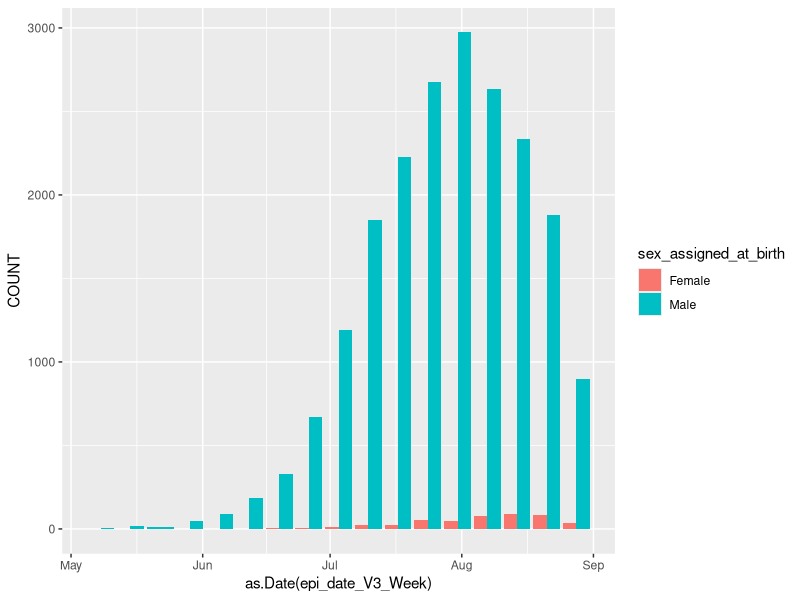
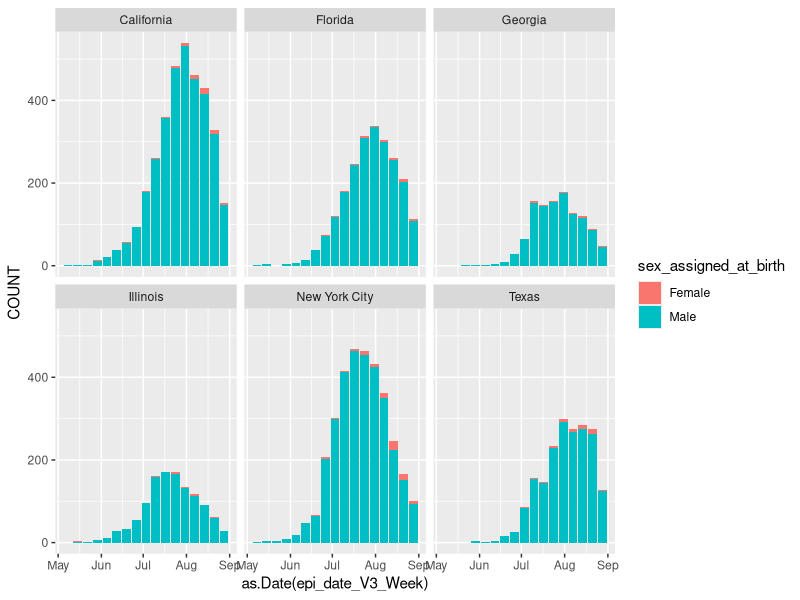
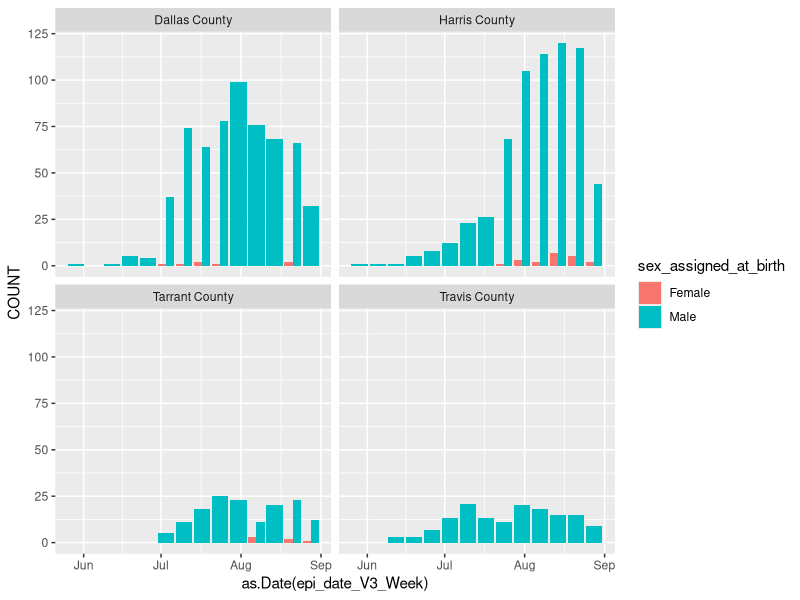
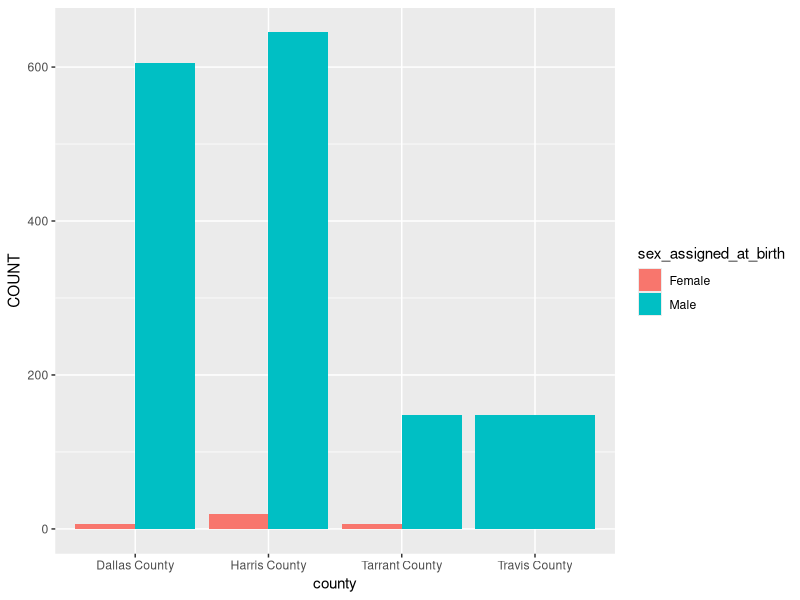
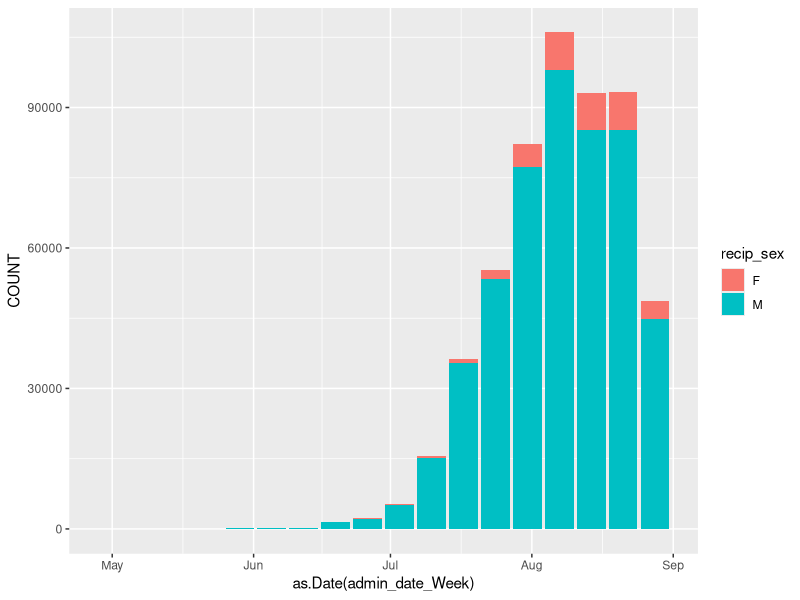
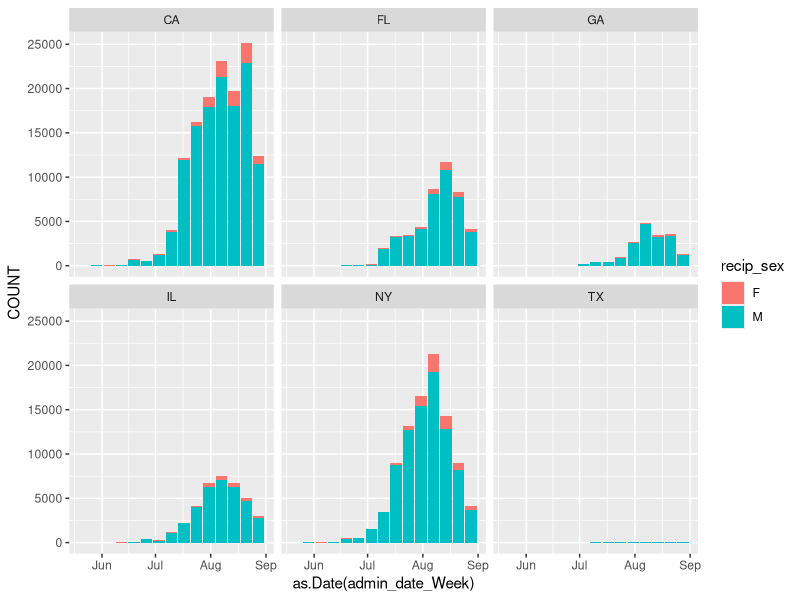

Generate these figures, in order, with R:
library(tidyverse)
library(readxl)

setwd("~/Projects/Monkeypox/Data_CDC/")

cases<-read_xlsx("weeklyMpoxCases_CDC.xlsx")

vaccines<-read_xlsx("weeklyVaccinesMpox_CDC.xlsx")

casesUSAndSex<-cases %>% select(-jurisdiction,-county) %>% 
  group_by(epi_date_V3_Week,sex_assigned_at_birth) %>%
  summarise_each(sum)

casesUSAndSex %>% filter(sex_assigned_at_birth %in% c("Male","Female")) %>%
  ggplot(aes(x=as.Date(epi_date_V3_Week),y=COUNT,fill=sex_assigned_at_birth)) +
  geom_col(position = position_dodge())

casesStateAndSex<-cases %>% select(-county) %>% 
  group_by(epi_date_V3_Week,jurisdiction,sex_assigned_at_birth) %>%
  summarise_each(sum)
  
casesStateAndSex %>% 
  filter(jurisdiction %in% c("California","Florida","Georgia","Illinois","New York City","Texas")) %>%
  filter(sex_assigned_at_birth %in% c("Male","Female")) %>%
  ggplot(aes(x=as.Date(epi_date_V3_Week),y=COUNT,fill=sex_assigned_at_birth)) +
  geom_col() + facet_wrap(~jurisdiction)

casesTexas<-cases %>% filter(jurisdiction %in% c("Texas")) %>%
#  filter(jurisdiction %in% c("California","Florida","Georgia","Illinois","New York City","Texas")) %>%
  select(-jurisdiction) %>% 
  group_by(epi_date_V3_Week,county,sex_assigned_at_birth) %>%
  summarise_each(sum)

casesTexas %>% 
  filter(county %in% c("Dallas County","Harris County","Tarrant County","Travis County")) %>%
  filter(sex_assigned_at_birth %in% c("Male","Female")) %>%
  ggplot(aes(x=as.Date(epi_date_V3_Week),y=COUNT,fill=sex_assigned_at_birth)) +
  geom_col(position = position_dodge()) + facet_wrap(~county)

casesTexas %>% 
  filter(county %in% c("Dallas County","Harris County","Tarrant County","Travis County")) %>%
  filter(sex_assigned_at_birth %in% c("Male","Female")) %>% ungroup() %>%
  select(-epi_date_V3_Week) %>% group_by(county,sex_assigned_at_birth) %>%
  summarise_each(sum) %>%
  ggplot(aes(x=county,y=COUNT,fill=sex_assigned_at_birth)) +
  geom_col(position = position_dodge())

vaccinesUS<-vaccines %>% select(-recip_address_county,-recip_address_state,-dose_num) %>%
  group_by(admin_date_Week,recip_sex) %>%
  summarise_each(sum)

vaccinesUS %>% filter(recip_sex %in% c("F","M")) %>%
  ggplot(aes(x=as.Date(admin_date_Week),y=COUNT,fill=recip_sex))+
  geom_col()

vaccinesStates<-vaccines %>% select(-recip_address_county,-dose_num) %>%
  group_by(admin_date_Week,recip_address_state,recip_sex) %>%
  summarise_each(sum)

vaccinesStates %>% filter(recip_sex %in% c("F","M")) %>%
  filter(recip_address_state %in% c("CA","FL","GA","IL","NY","TX")) %>%
  ggplot(aes(x=as.Date(admin_date_Week),y=COUNT,fill=recip_sex))+
  geom_col() + facet_wrap(~recip_address_state)










